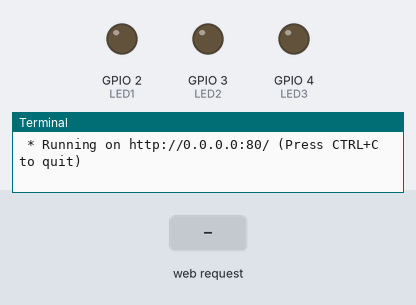
A program run on a simulated Raspberry Pi (BCM pin numbers). Shown: output pins drawn as LEDs (lit = HIGH), the last lines printed to the terminal. The test bench sets the inputs (shaded band). The clock reads 2024-03-15 10:24:30 at power-on unless the program sets it.

Above: at 1.2 s.
1.3 s: HTTP request for /on1/on1 received
At 2.0 s:
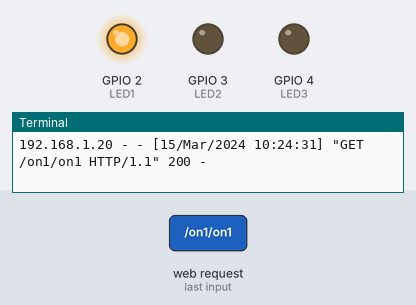
2.8 s: HTTP request for /off1/on2 received
At 3.1 s:
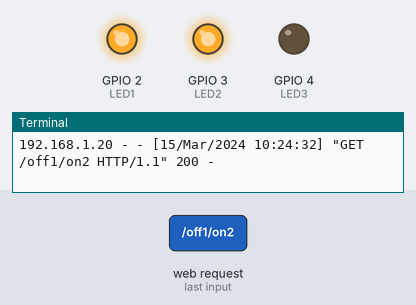
4.3 s: HTTP request for /on1/off1 received
At 5.5 s:
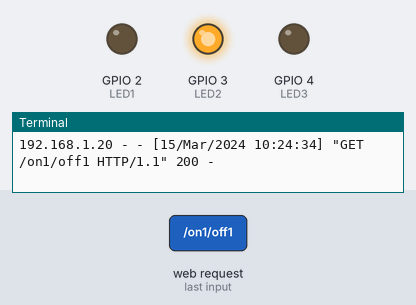
5.8 s: HTTP request for /off1/on1 received
At 6.6 s:
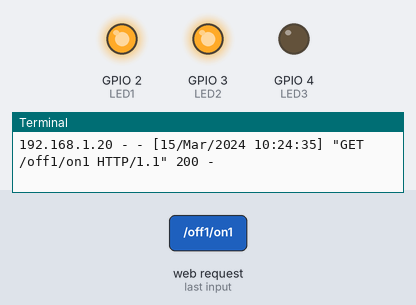
7.3 s: HTTP request for /on2/off1 received
At 7.8 s:
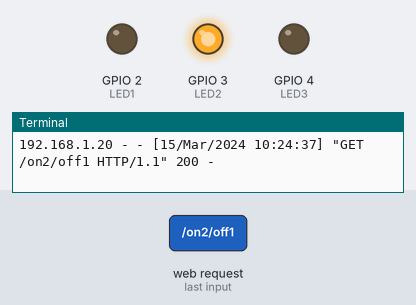
Timing chart, 0 to 9.8 s (numbered marks = the images above; inputs shaded):
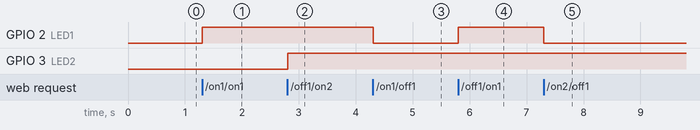

Measured:
- after the input at 1.3 s, GPIO 2 (LED1): LOW → HIGH at once
- after the input at 2.8 s, GPIO 3 (LED2): LOW → HIGH at once
- after the input at 4.3 s, GPIO 2 (LED1): HIGH → LOW at once
- after the input at 5.8 s, GPIO 2 (LED1): LOW → HIGH at once
- after the input at 7.3 s, GPIO 2 (LED1): HIGH → LOW at once

The program:

LEDAppControl_Traffic_Wifi.py
```python
#--------------------------------------------------------
#
#       LED Control from android app
#
#
# In this project, 3 LEDs are connected to ports GPIO 2,3,4
# of Raspberry Pi through a current limiting ressitor.
# The LED is turned ON and OFF from android app
#
#
# Program: LEDAppControl_traffic_WiFi.py
# Date   : 07/27/2022
# Author : Xincheng Tang
#---------------------------------------------------------

from flask import Flask,render_template  # import Flask library
import RPi.GPIO as GPIO

app=Flask(__name__)

GPIO.setwarnings(False)   # disable warnings
GPIO.setmode(GPIO.BCM)    # set BCM pin numbering

LED1 = 2                   # LED on GPIO 2
LED2 = 3                   # LED on GPIO 3
LED3 = 4                   # LED on GPIO 4

GPIO.setup(LED1, GPIO.OUT) # conf LED1 as output
GPIO.setup(LED2, GPIO.OUT) # conf LED2 as output
GPIO.setup(LED3, GPIO.OUT) # conf LED3 as output

GPIO.output(LED1, 0)       # turn off LED1 to start with
GPIO.output(LED2, 0)       # turn off LED2 to start with
GPIO.output(LED3, 0)       # turn off LED3 to start with

#
# start of the main program loop, read commands from
# the android mobile phone, decode them and control LED
#

@app.route("/<device>/<action>")
def action(device, action):
       actuator = LED1
       if action == "on1":
          GPIO.output(actuator, GPIO.HIGH)     #LED1 on
       if action == "off1":
          GPIO.output(actuator, GPIO.LOW)      #LED1 off

       actuator = LED2
       if action == "on2":
          GPIO.output(actuator, GPIO.HIGH)     #LED2 on
       if action == "off2":
          GPIO.output(actuator, GPIO.LOW)      #LED2 off

       actuator = LED3
       if action == "on3":
          GPIO.output(actuator, GPIO.HIGH)     #LED3 on
       if action == "off3":
          GPIO.output(actuator, GPIO.LOW)      #LED3 off

       return ""

if __name__ == '__main__':
    app.run(debug=True, port=80, host='0.0.0.0')
```
